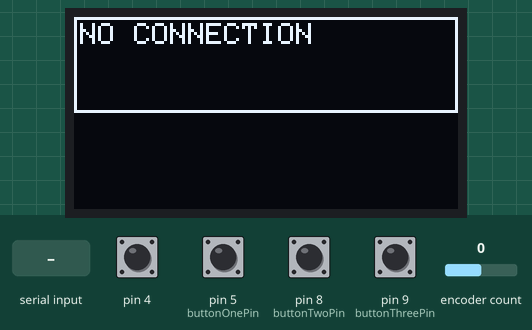
Simulated run of this sketch. Board: Arduino Leonardo, built with avr-gcc and run on an emulated ATmega32U4. Shown: 128×64 one-colour display. The test bench sets the inputs (shaded band); at power-on: pin 4, pin 5 (buttonOnePin), pin 8 (buttonTwoPin), pin 9 (buttonThreePin) HIGH, encoder count 0. USB keyboard and mouse output is not drawn.

Above: at 1.2 s.
1.3 s: "90,45\n" received over Serial
At 1.38 s:
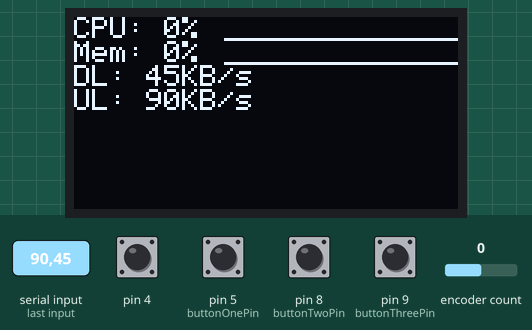
2.9 s: "5\n" received over Serial
At 2.95 s:
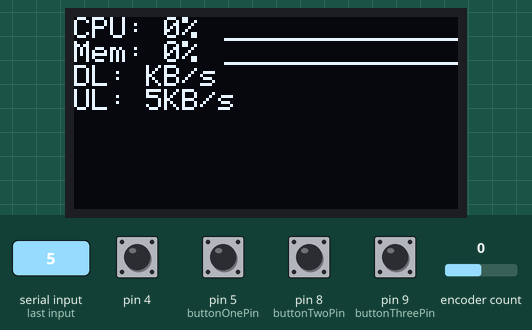
Timing chart, 0 to 5.9 s (numbered marks = the images above; inputs shaded):
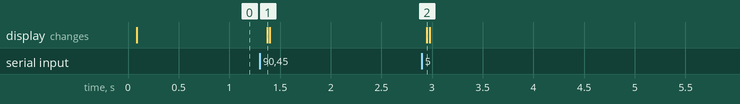

The sketch:

ArduinoCode.ino
```cpp
#include <ClickEncoder.h>
#include <TimerOne.h>
#include <HID-Project.h>
#include <HID-Settings.h>
#include <Wire.h>
#include <Adafruit_SSD1306.h>
#include <Adafruit_GFX.h>
// You must also install Adafruit BusIO

// Graph
int graphArray[78] = {0};
int graphArray2[78] = {0};

// OLED setup
#define OLED_ADDR   0x3C

Adafruit_SSD1306 display(-1);

// Encoder setup
#define ENCODER_PINA     6
#define ENCODER_PINB     7
#define ENCODER_BTN      4
ClickEncoder *encoder;
int16_t last, value;

// Loop counter
int loopCounter = 0;

// Button setup
const int  buttonOnePin = 5;    // the pin that the pushbutton is attached to
int lastButtonOneState = 0;
const int  buttonTwoPin = 8;
int lastButtonTwoState = 0;
const int  buttonThreePin = 9;
int lastButtonThreeState = 0;

// Keyboard keys
const char ctrlKey = KEY_LEFT_CTRL;// for windows
const char altKey = KEY_LEFT_ALT;// for windows
const char delKey = KEY_DELETE;// for windows

int i = 0;

// String  var = getValue( StringVar, ',', 2); // if  a,4,D,r  would return D
String getValue(String data, char separator, int index)
{
    int found = 0;
    int strIndex[] = { 0, -1 };
    int maxIndex = data.length();

    for (int i = 0; i <= maxIndex && found <= index; i++) {
        if (data.charAt(i) == separator || i == maxIndex) {
            found++;
            strIndex[0] = strIndex[1] + 1;
            strIndex[1] = (i == maxIndex) ? i+1 : i;
        }
    }
    return found > index ? data.substring(strIndex[0], strIndex[1]) : "";
}

void timerIsr() {
    noInterrupts();
    encoder->service();
    // Handle rotary
    handleRotary();
    interrupts();
}

void setup() {
  Serial.begin(115200);

  Consumer.begin();
  Keyboard.begin();

  pinMode(buttonOnePin, INPUT_PULLUP);
  pinMode(buttonTwoPin, INPUT_PULLUP);
  pinMode(buttonThreePin, INPUT_PULLUP);

  encoder = new ClickEncoder(ENCODER_PINA, ENCODER_PINB, ENCODER_BTN, 4, LOW);
  // Enable acceleration of rotary encoder
  //encoder->setAccelerationEnabled(true);

  //Initialize button state to not trigger on startup
  lastButtonOneState = digitalRead(buttonOnePin);
  lastButtonTwoState = digitalRead(buttonTwoPin);
  lastButtonThreeState = digitalRead(buttonThreePin);

  // Microseconds
  Timer1.initialize(1000);
  Timer1.attachInterrupt(timerIsr);
  last = -1;

  // initialize and clear display
  display.begin(SSD1306_SWITCHCAPVCC, OLED_ADDR);
  display.clearDisplay();
  display.display();
}

void loop() {
     // Play pause
    handleButton(buttonThreePin, lastButtonThreeState, MEDIA_PLAY_PAUSE, MEDIA_PLAY_PAUSE);

      // Lock
    handleLockButton(buttonTwoPin, lastButtonTwoState);

    // Audio
    handleMacroButton(buttonOnePin, lastButtonOneState);

    // Mute
    ClickEncoder::Button b = encoder->getButton();
    if (b != ClickEncoder::Open) {
      switch (b) {
        case ClickEncoder::Clicked:
          Consumer.write(MEDIA_VOL_MUTE);
          break;
      }
    }

    // Get data from pc and update screen
    handlePcConnection();
}

void handlePcConnection(){
    if(Serial.available() > 0) {
      String serialResponse = Serial.readStringUntil('\r\n');
      String upload = getValue(serialResponse, ',', 0);
      String download = getValue(serialResponse, ',', 1);
      String cpu = getValue(serialResponse, ',', 2);
      String mem = getValue(serialResponse, ',', 3);

      int cpuNumber = cpu.toInt();
      int memNumber = mem.toInt();

      updateScreen(cpuNumber, memNumber, download, upload);
  }else{
      noConnectionScreen();
  }
}

void noConnectionScreen(){
  display.clearDisplay();
  display.setTextSize(1);
  display.setTextColor(WHITE);
  display.setCursor(2,2);
  display.drawRect(0,0,128,32, WHITE);
  display.print("NO CONNECTION");
  display.display();
}

void updateScreen(int cpu, int mem, String dl, String ul){
  display.clearDisplay();

  // Graphs
  drawGraph(cpu);
  drawGraph2(mem);

  // display a line of text
  display.setTextSize(1);
  display.setTextColor(WHITE);

  display.setCursor(0,0);
  String proc = "%";
  String cpuText = "CPU: ";
  String cpuTextFinal = cpuText + cpu + proc;
  display.print(cpuTextFinal);

  display.setCursor(0,8);
  String memText = "Mem: ";
  String memTextFinal = memText + mem + proc;
  display.print(memTextFinal);

  display.setCursor(0,16);
  String dlText = "DL: ";
  String kbs = "KB/s";
  String dlFinalText = dlText + dl + kbs;
  display.print(dlFinalText);

  display.setCursor(0,24);
  String ulText = "UL: ";
  String ulFinalText = ulText + ul + kbs;
  display.print(ulFinalText);

  // update display with all of the above graphics

  display.display();
}

// newValue 0-100
void drawGraph(int newValue){
  float valuesPerPixel = 12.5;
  int graphWidth = 78;
  int startx = 50;
  int ypixel = newValue/valuesPerPixel;

  for(int j=0;j<77;j++){
    graphArray[j] = graphArray[j+1];
  }
  graphArray[graphWidth-1] = ypixel;

  for(int k=0;k<graphWidth;k++){
    display.drawLine(startx + k, 7-graphArray[k], startx + k, 7, WHITE);
  }
}

void drawGraph2(int newValue){
  float valuesPerPixel = 12.5;
  int graphWidth = 78;
  int startx = 50;
  int ypixel = newValue/valuesPerPixel;

  for(int j=0;j<77;j++){
    graphArray2[j] = graphArray2[j+1];
  }
  graphArray2[graphWidth-1] = ypixel;

  for(int k=0;k<graphWidth;k++){
    display.drawLine(startx + k, 15-graphArray2[k], startx + k, 15, WHITE);
  }
}

void handleButton(int buttonPin, int & lastButtonState, ConsumerKeycode onKey, ConsumerKeycode offKey){
  noInterrupts();
  int buttonState = digitalRead(buttonPin);
  interrupts();
  if (buttonState != lastButtonState) {
    if (buttonState == LOW) {
      Consumer.write(onKey);
    } else {
      Consumer.write(offKey);
    }
    lastButtonState = buttonState;
    // Delay a little bit to avoid bouncing
    delay(50);
  }
}

void handleMacroButton(int buttonPin, int & lastButtonState){
  noInterrupts();
  int buttonState = digitalRead(buttonPin);
  interrupts();
  if (buttonState != lastButtonState) {
    if (buttonState == LOW) {
      Keyboard.press(KEY_LEFT_CTRL);
      Keyboard.press(KEY_LEFT_SHIFT);
      Keyboard.press(KEY_LEFT_ALT);
      Keyboard.press('A');
      delay(10);
      Keyboard.release(KEY_LEFT_CTRL);
      Keyboard.release(KEY_LEFT_SHIFT);
      Keyboard.release(KEY_LEFT_ALT);
      Keyboard.release('A');
    } else {
      Keyboard.press(KEY_LEFT_CTRL);
      Keyboard.press(KEY_LEFT_SHIFT);
      Keyboard.press(KEY_LEFT_ALT);
      Keyboard.press('B');
      delay(10);
      Keyboard.release(KEY_LEFT_CTRL);
      Keyboard.release(KEY_LEFT_SHIFT);
      Keyboard.release(KEY_LEFT_ALT);
      Keyboard.release('B');
    }
    lastButtonState = buttonState;
    // Delay a little bit to avoid bouncing
    delay(50);
  }
}

void handleLockButton(int buttonPin, int & lastButtonState){
  noInterrupts();
  int buttonState = digitalRead(buttonPin);
  interrupts();
  if (buttonState != lastButtonState) {
    if (buttonState == LOW) {
      Keyboard.press(KEY_LEFT_GUI);
      Keyboard.press('l');
      delay(10);
      Keyboard.release(KEY_LEFT_GUI);
      Keyboard.release('l');
    } else {
      Keyboard.press(KEY_ENTER);
      Keyboard.release(KEY_ENTER);
      delay(1000);
      Keyboard.print("6210");
      Keyboard.press(KEY_ENTER);
      Keyboard.release(KEY_ENTER);
    }
    lastButtonState = buttonState;
    // Delay a little bit to avoid bouncing
    delay(50);
  }
}

void handleRotary(){
  value += encoder->getValue();
  if (value != last) {
    bool up = true;
    if(last>value){
      up = false;
    }
    // Important order, consumer might take too long to process that we get another interupt creating spamming of wire
    last = value;
    if(up){
      Consumer.write(MEDIA_VOL_UP);
    }else{
      Consumer.write(MEDIA_VOL_DOWN);
    }
  }
}
```

Measured:
- after the input at 1.3 s, the display: changes after 0.07 s (image 1)
- after the input at 2.9 s, the display: changes after 0.05 s (image 2)
